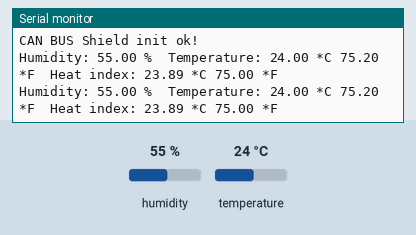
A sketch run on a simulated Arduino Uno, built with avr-gcc and run on an emulated ATmega328P. Shown: the last lines printed to the serial monitor. The test bench sets the inputs (shaded band); at power-on: humidity 55 %, temperature 24 °C.

Above: at 4.8 s.
4.9 s: humidity set to 22 %
At 7.2 s:
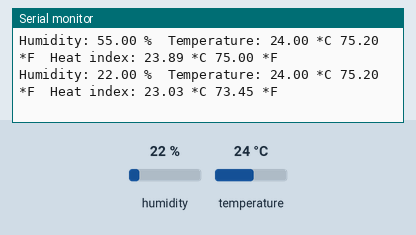
7.9 s: temperature set to 12 °C
At 9.0 s:
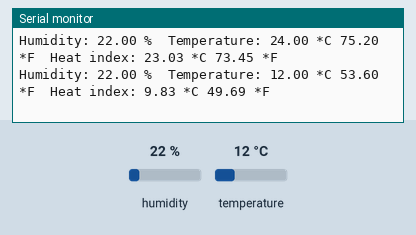
10.9 s: humidity set to 40 %
At 12.7 s:
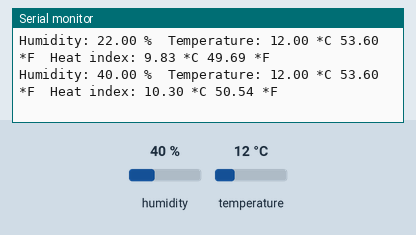
Timing chart, 0 to 14.2 s (numbered marks = the images above; inputs shaded):
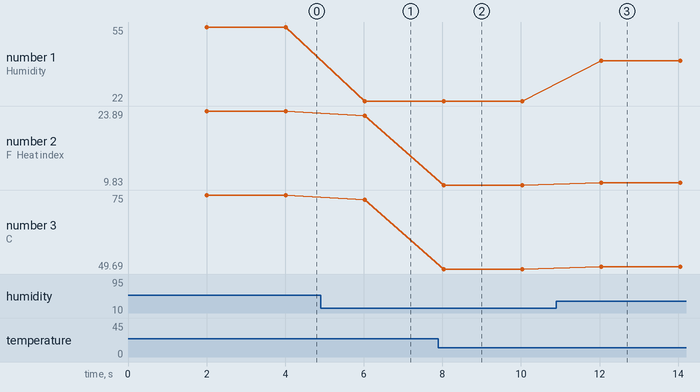

Measured:
- after the input at 4.9 s, the serial monitor: prints a new line after 1.1 s (image 1)
- after the input at 7.9 s, the serial monitor: prints a new line after 0.13 s (image 2)
- after the input at 10.9 s, the serial monitor: prints a new line after 1.1 s (image 3)
- plotted number 1: 55 → 22 after the input at 4.9 s, 22 → 40 after the input at 10.9 s
- plotted number 2: 23.89 → 23.03 after the input at 4.9 s, 23.03 → 9.83 after the input at 7.9 s, 9.83 → 10.3 after the input at 10.9 s
- plotted number 3: 75 → 73.45 after the input at 4.9 s, 73.45 → 49.69 after the input at 7.9 s, 49.69 → 50.54 after the input at 10.9 s

The sketch:

dht_can_test_2.ino
```cpp
// demo: CAN-BUS Shield, send data

/* Humidity Sensor Lib and Pin define */
#include "DHT.h"
#define DHTPIN 2
#define DHTTYPE DHT22
/* End */

#include <mcp_can.h>
#include <SPI.h>

const int SPI_CS_PIN = 9;


DHT dht(DHTPIN, DHTTYPE);


MCP_CAN CAN(SPI_CS_PIN);                                 // Set CS to pin 10

void setup()
{
    Serial.begin(115200);
    Serial.println("DHT22 TEST!");

START_INIT:
    if(CAN_OK == CAN.begin(CAN_500KBPS))                   // init can bus : baudrate = 500k
    {
        Serial.println("CAN BUS Shield init ok!");
        dht.begin();
    }
    else
    {
        Serial.println("CAN BUS Shield init fail");
        Serial.println("Init CAN BUS Shield again");
        delay(100);
        goto START_INIT;
    }
}

unsigned char stmp[8] = {0, 100, 200, 300, 4, 5, 6, 7};
void loop()
{
    delay(2000);
    float h = dht.readHumidity();
    float t = dht.readTemperature();
    float f = dht.readTemperature(true);


    // Compute heat index in Fahrenheit (the default)

      float hif = dht.computeHeatIndex(f, h);

      // Compute heat index in Celsius (isFahreheit = false)

      float hic = dht.computeHeatIndex(t, h, false);

      Serial.print("Humidity: ");
      Serial.print(h);
      Serial.print(" %\t");
      Serial.print("Temperature: ");
      Serial.print(t);
      Serial.print(" *C ");
      Serial.print(f);
      Serial.print(" *F\t");
      Serial.print("Heat index: ");
      Serial.print(hic);
      Serial.print(" *C ");
      Serial.print(hif);
      Serial.println(" *F");


    if(isnan(h) || isnan(t) || isnan(f)){
      Serial.println("Failed to read from DHT Sensor!");
      }
    // send data:  id = 0x280, standrad flame, data len = 8, stmp: data buf
    CAN.sendMsgBuf(0x280, 0, 8, stmp);
    //delay(100);                       // send data per 100ms
}

/*********************************************************************************************************
  END FILE
*********************************************************************************************************/
```
